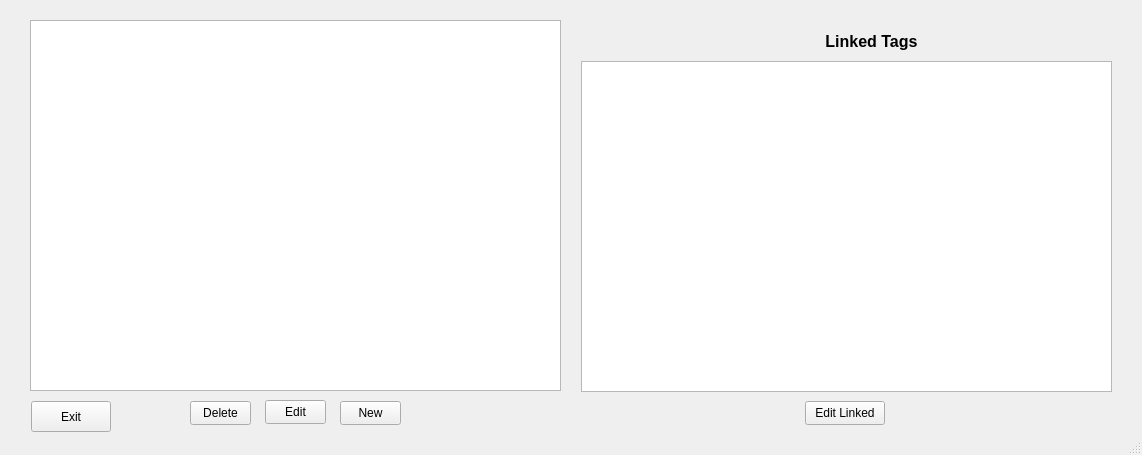
<?xml version="1.0" encoding="UTF-8"?>
<ui version="4.0">
 <class>EditMultitagsWindow</class>
 <widget class="QMainWindow" name="EditMultitagsWindow">
  <property name="geometry">
   <rect>
    <x>0</x>
    <y>0</y>
    <width>1142</width>
    <height>455</height>
   </rect>
  </property>
  <property name="windowTitle">
   <string>Viewing MultiTags</string>
  </property>
  <widget class="QWidget" name="centralwidget">
   <widget class="QListWidget" name="listWidget_assignedMeals">
    <property name="geometry">
     <rect>
      <x>581</x>
      <y>61</y>
      <width>531</width>
      <height>331</height>
     </rect>
    </property>
    <property name="alternatingRowColors">
     <bool>true</bool>
    </property>
    <property name="resizeMode">
     <enum>QListView::Fixed</enum>
    </property>
    <property name="itemAlignment">
     <set>Qt::AlignCenter</set>
    </property>
   </widget>
   <widget class="QPushButton" name="pushButton_deleteMultitag">
    <property name="geometry">
     <rect>
      <x>190</x>
      <y>401</y>
      <width>61</width>
      <height>24</height>
     </rect>
    </property>
    <property name="text">
     <string>Delete</string>
    </property>
   </widget>
   <widget class="QPushButton" name="pushButton_editMultitag">
    <property name="geometry">
     <rect>
      <x>265</x>
      <y>400</y>
      <width>61</width>
      <height>24</height>
     </rect>
    </property>
    <property name="text">
     <string>Edit</string>
    </property>
   </widget>
   <widget class="QPushButton" name="pushButton_editLinkedTags">
    <property name="geometry">
     <rect>
      <x>805</x>
      <y>401</y>
      <width>80</width>
      <height>24</height>
     </rect>
    </property>
    <property name="text">
     <string>Edit Linked</string>
    </property>
   </widget>
   <widget class="QListWidget" name="listWidget_multitags">
    <property name="geometry">
     <rect>
      <x>30</x>
      <y>20</y>
      <width>531</width>
      <height>371</height>
     </rect>
    </property>
    <property name="alternatingRowColors">
     <bool>true</bool>
    </property>
    <property name="spacing">
     <number>0</number>
    </property>
    <property name="itemAlignment">
     <set>Qt::AlignCenter</set>
    </property>
   </widget>
   <widget class="QPushButton" name="pushButton_exit">
    <property name="geometry">
     <rect>
      <x>31</x>
      <y>401</y>
      <width>80</width>
      <height>31</height>
     </rect>
    </property>
    <property name="text">
     <string>Exit</string>
    </property>
   </widget>
   <widget class="QLabel" name="label">
    <property name="geometry">
     <rect>
      <x>801</x>
      <y>31</y>
      <width>141</width>
      <height>21</height>
     </rect>
    </property>
    <property name="text">
     <string>&lt;html&gt;&lt;head/&gt;&lt;body&gt;&lt;p align=&quot;center&quot;&gt;&lt;span style=&quot; font-size:12pt; font-weight:700;&quot;&gt;Linked Tags&lt;/span&gt;&lt;/p&gt;&lt;/body&gt;&lt;/html&gt;</string>
    </property>
   </widget>
   <widget class="QPushButton" name="pushButton_newMultitag">
    <property name="geometry">
     <rect>
      <x>340</x>
      <y>401</y>
      <width>61</width>
      <height>24</height>
     </rect>
    </property>
    <property name="text">
     <string>New</string>
    </property>
   </widget>
  </widget>
  <widget class="QStatusBar" name="statusbar"/>
 </widget>
 <resources/>
 <connections/>
</ui>
